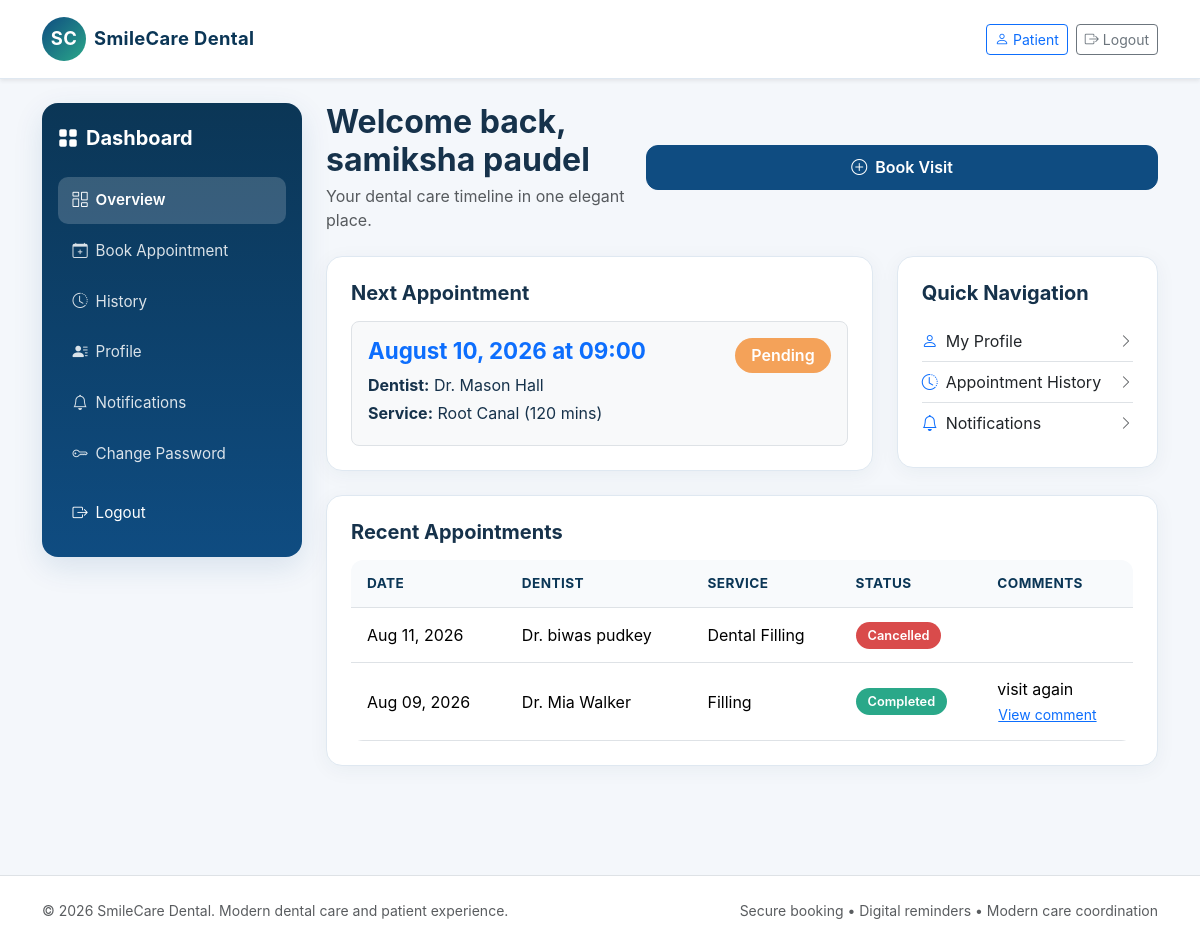
Before: /patients/dashboard/ (signed in) with the older database file.
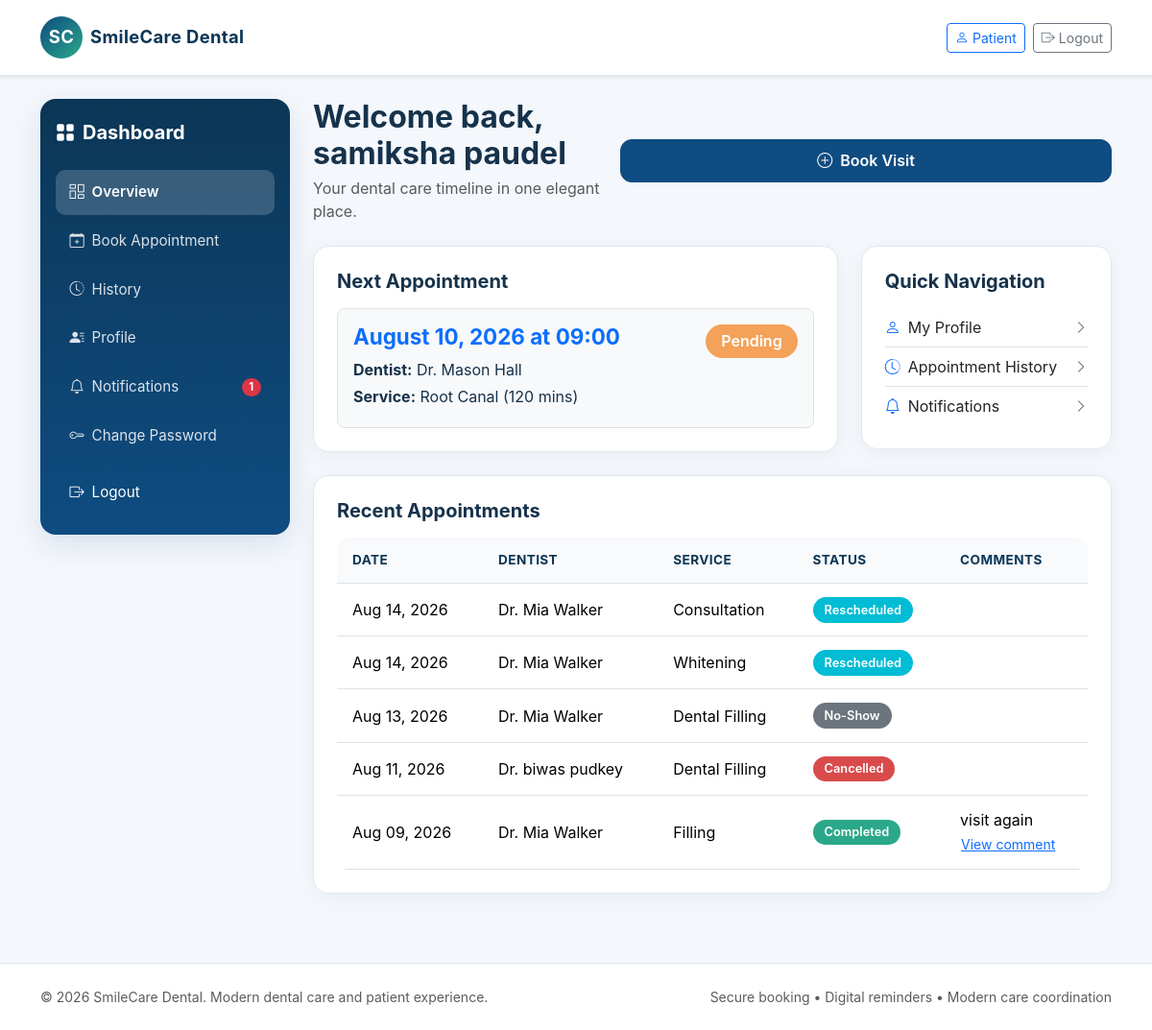
After: the same page with the newer database file.
### appointments/models.py (models this page shows, shortened)
class Appointment(models.Model):
    STATUS_CHOICES = (
        ('Pending', 'Pending'),
        ('Confirmed', 'Confirmed'),
        ('Checked-In', 'Checked-In'),
        ('Completed', 'Completed'),
        ('Cancelled', 'Cancelled'),
        ('Rescheduled', 'Rescheduled'),
        ('No-Show', 'No-Show'),
    )
    appointment_id = models.CharField(max_length=20, unique=True)
    patient = models.ForeignKey(Patient, related_name='appointments', on_delete=models.CASCADE)
    dentist = models.ForeignKey(Dentist, related_name='appointments', on_delete=models.CASCADE)
    service = models.ForeignKey(DentalService, related_name='appointments', on_delete=models.CASCADE)
    appointment_date = models.DateField()
    start_time = models.TimeField()
    end_time = models.TimeField()
    reason = models.CharField(max_length=200)
    notes = models.TextField(blank=True)
    status = models.CharField(max_length=20, choices=STATUS_CHOICES, default='Pending')
    cancellation_reason = models.TextField(blank=True)
    cancelled_at = models.DateTimeField(null=True, blank=True)
    created_at = models.DateTimeField(auto_now_add=True)
    updated_at = models.DateTimeField(auto_now=True)
    class Meta:
        constraints = [
            models.CheckConstraint(condition=Q(end_time__gt=F('start_time')), name='check_appointment_times'),
        ]

### dentists/models.py (models this page shows)
class Dentist(models.Model):
    dentist_id = models.CharField(max_length=20, unique=True)
    user = models.OneToOneField(settings.AUTH_USER_MODEL, on_delete=models.CASCADE)
    specialization = models.CharField(max_length=100)
    license_number = models.CharField(max_length=50, unique=True)
    phone = models.CharField(max_length=20, blank=True)
    biography = models.TextField(blank=True)
    years_of_experience = models.PositiveIntegerField(default=0)
    profile_photo = models.CharField(max_length=200, blank=True)
    active = models.BooleanField(default=True)
    created_at = models.DateTimeField(auto_now_add=True)
    def __str__(self):
        return f"Dr. {self.user.get_full_name() or self.user.username}"

### accounts/models.py (models this page shows, shortened)
class User(AbstractUser):
    ROLE_CHOICES = (
        ('patient', 'Patient'),
        ('staff', 'Staff'),
        ('dentist', 'Dentist'),
        ('admin', 'Admin'),
    )
    ACCOUNT_STATUS_CHOICES = (
        ('pending', 'Pending'),
        ('approved', 'Approved'),
        ('rejected', 'Rejected'),
    )
    role = models.CharField(max_length=20, choices=ROLE_CHOICES, default='patient')
    phone = models.CharField(max_length=20, blank=True)
    account_status = models.CharField(max_length=20, choices=ACCOUNT_STATUS_CHOICES, default='approved')
    def is_patient(self):
        return self.role == 'patient'
    def is_staff_role(self):
        return self.role in {'staff', 'admin'}
    def is_dentist(self):
        return self.role == 'dentist'
    def is_admin(self):
        return self.role == 'admin'
    def is_dentist_approved(self):
        return self.is_dentist() and self.is_active and self.account_status == 'approved'

### services/models.py (models this page shows, shortened)
class DentalService(models.Model):
    name = models.CharField(max_length=100)
    description = models.TextField(blank=True)
    duration = models.PositiveIntegerField(help_text='Duration in minutes')
    price = models.DecimalField(max_digits=8, decimal_places=2, default=0)
    active = models.BooleanField(default=True)
    created_at = models.DateTimeField(auto_now_add=True)
    class Meta:
        ordering = ['name']

### patients/views.py (the view)
# urls.py: path('dashboard/', patient_dashboard, name='patient_dashboard'),
@login_required
def patient_dashboard(request):
    patient = Patient.objects.filter(user=request.user).first()
    upcoming = Appointment.objects.filter(patient=patient, status__in=['Pending', 'Confirmed', 'Checked-In']).order_by('appointment_date', 'start_time') if patient else Appointment.objects.none()
    history = Appointment.objects.filter(patient=patient).exclude(status__in=['Pending', 'Confirmed', 'Checked-In']).order_by('-appointment_date', '-start_time') if patient else Appointment.objects.none()
    return render(request, 'dashboard/patient_dashboard.html', {'patient': patient, 'upcoming': upcoming[:5], 'history': history[:5]})

### appointments/templatetags/status_tags.py (called while the page is built)
@register.filter
def status_badge_class(status):
    return STATUS_CLASS_MAP.get(status, 'pill-secondary')

### reminders/templatetags/notifications_tags.py (called while the page is built)
@register.simple_tag(takes_context=True)
def unread_notifications_count(context):
    request = context.get('request')
    if not request or not request.user.is_authenticated:
        return 0
    return Notification.objects.filter(user=request.user, is_read=False).count()

### templates/dashboard/patient_dashboard.html (shortened to what the changed rows need)
{% extends 'base.html' %}
{% load status_tags %}
{% block content %}
<div class="dashboard-shell">
    {% include 'dashboard/_sidebar.html' %}
    <div class="main-panel">
        <div class="d-flex flex-column flex-sm-row justify-content-between align-items-start align-items-sm-center gap-3 mb-4">
            <div>
                <h2 class="fw-bold mb-1">Welcome back, {{ user.get_full_name|default:user.username }}</h2>
            </div>
        </div>
        <div class="card-soft p-3 p-md-4">
            <div class="table-responsive">
                <table class="table align-middle text-nowrap">
                    <thead>
                        <tr><th>Date</th><th>Dentist</th><th>Service</th><th>Status</th><th>Comments</th></tr>
                    </thead>
                    <tbody>
                        {% for appointment in history %}
                        <tr>
                            <td>{{ appointment.appointment_date|date:"M d, Y" }}</td>
                            <td>Dr. {{ appointment.dentist.user.get_full_name|default:appointment.dentist.user.username }}</td>
                            <td>{{ appointment.service.name }}</td>
                            <td><span class="pill {{ appointment.status|status_badge_class }}">{{ appointment.status }}</span></td>
                            <td>
                                {{ appointment.notes|default_if_none:""|truncatechars:80 }}
                                {% if appointment.notes %}
                                <div><button class="btn btn-link btn-sm p-0" data-bs-toggle="modal" data-bs-target="#patientHistApptModal{{ appointment.pk }}">View comment</button></div>
                                {% endif %}
                            </td>
                        </tr>
                        {% empty %}
                        <tr><td colspan="5"><div class="empty-state text-center py-4">No appointment history found.</div></td></tr>
                        {% endfor %}
                    </tbody>
                </table>
            </div>
        </div>
    </div>
</div>
{% endblock %}

Changed rows visible on the page:
added Appointment: appointment_date "Aug 14, 2026", dentist.user.get_full_name "Mia Walker", service.name "Consultation", status "Rescheduled"
added Appointment: appointment_date "Aug 14, 2026", dentist.user.get_full_name "Mia Walker", service.name "Whitening", status "Rescheduled"
added Appointment: appointment_date "Aug 13, 2026", dentist.user.get_full_name "Mia Walker", service.name "Dental Filling", status "No-Show"
Other visible differences:
{{ unread_count }}: (not shown) → "1"
